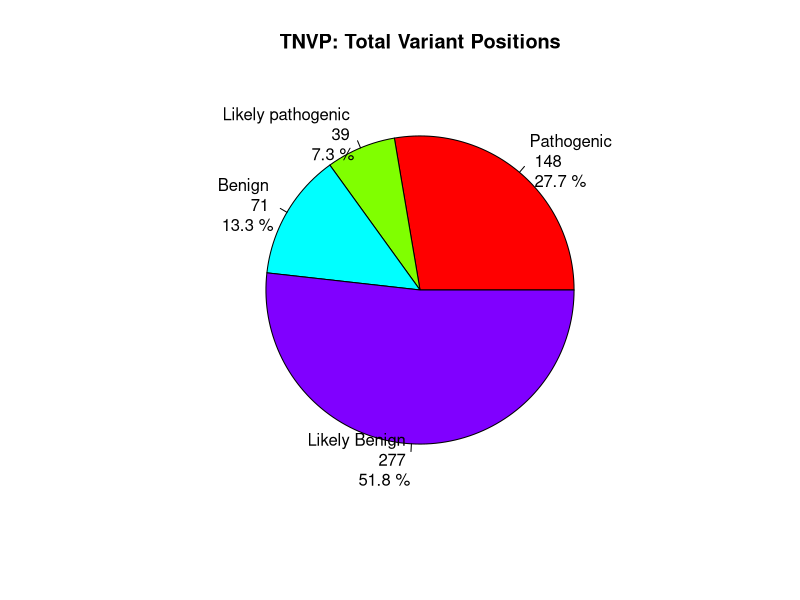
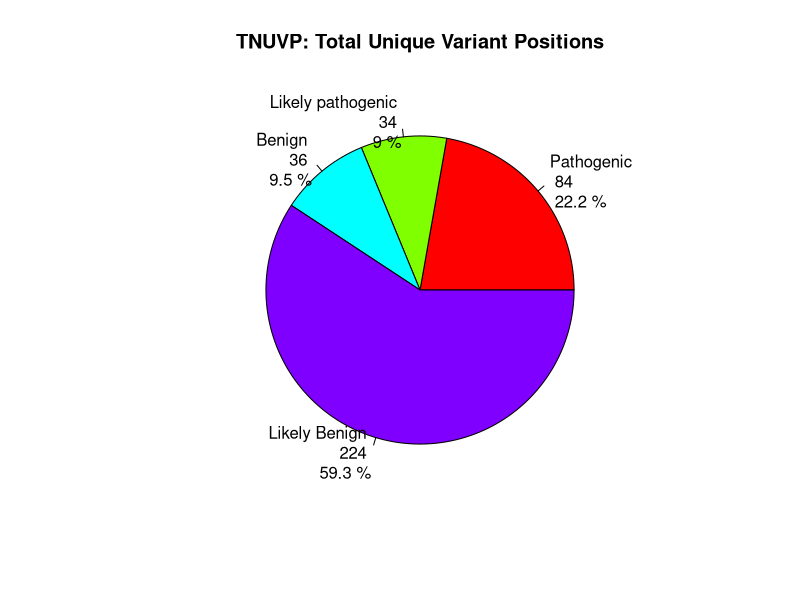

Write R code to recreate these figures, in order.
# Set working directory
setwd("C:/Users/nneka/Documents/KGI_2nd Year/Internship 2024-KGI/FINI")

# Data for TNVP and TNUVP
tnvp <- c(Pathogenic = 148, `Likely pathogenic` = 39, Benign = 71, `Likely Benign` = 277)
tnuvp <- c(Pathogenic = 84, `Likely pathogenic` = 34, Benign = 36, `Likely Benign` = 224)

# Calculate percentages and create labels for TNVP
tnvp_percent <- round(100 * tnvp / sum(tnvp), 1)
tnvp_labels <- paste(names(tnvp), "\n", tnvp, "\n", tnvp_percent, "%", sep = " ")

# Calculate percentages and create labels for TNUVP
tnuvp_percent <- round(100 * tnuvp / sum(tnuvp), 1)
tnuvp_labels <- paste(names(tnuvp), "\n", tnuvp, "\n", tnuvp_percent, "%", sep = " ")

# Save the TNVP pie chart to a PNG file
png("TNVP_pie_chart.png", width = 600, height = 600)
pie(tnvp, labels = tnvp_labels, main = "TNVP: Total Variant Positions", col = rainbow(length(tnvp)))
dev.off()  # Close the graphics device

# Save the TNUVP pie chart to a PNG file
png("TNUVP_pie_chart.png", width = 600, height = 600)
pie(tnuvp, labels = tnuvp_labels, main = "TNUVP: Total Unique Variant Positions", col = rainbow(length(tnuvp)))
dev.off()  # Close the graphics device